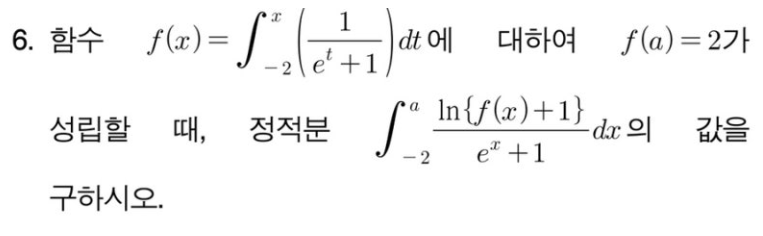
#> input picture app/samples/formula_sample.png, 763 x 236 px
$ python -i mixed_content.py   (imports and definitions only)
#> lines starting #> are read from the running program, lines starting #| are printed output that depends on the picture; after the words box and inside, x2 and y2 are one past the last pixel; in counts of white or black regions, pixels touching at a corner belong together
import json
import os
import re
from pathlib import Path
from typing import Any

import pytesseract
from PIL import Image, ImageEnhance, ImageFilter, ImageOps

from .db import utc_now


def extract_page_text_ocr(image_path: str) -> str:
    """Extract ordinary text from a scanned page image.

    This is used for paragraph/context text. Formula recognition is handled by
    formula_layout/formula_structure separately.
    """
#> called with image_path = '../../samples/formula_sample.png'
    lang = os.environ.get("PAGE_TEXT_OCR_LANG", "eng+kor")
    img = Image.open(image_path)
#> img is the input picture: PIL image 763x236 RGBA; mean R, G, B, A 245.5, 245.5, 245.5, 255
    variants = _prepare_text_ocr_variants(img)
    configs = [
        "--oem 3 --psm 6 -c preserve_interword_spaces=1",
        "--oem 3 --psm 4 -c preserve_interword_spaces=1",
        "--oem 3 --psm 3 -c preserve_interword_spaces=1",
    ]
    best = ""
    best_score = -1.0
    for variant in variants:
        for config in configs:
            try:
                text = pytesseract.image_to_string(variant, lang=lang, config=config)
            except Exception:
                continue
            text = clean_page_text(text)
            score = _score_text_ocr(text)
            if score > best_score:
                best = text
                best_score = score
    return best


# [122 lines left out: functions clean_page_text, split_text_to_blocks, insert_content_block, reset_page_content_blocks, build_mixed_content_blocks, not called in this run]


def _prepare_text_ocr_variants(img: Image.Image) -> list[Image.Image]:
    gray = ImageOps.grayscale(ImageOps.exif_transpose(img))
    variants: list[Image.Image] = []
    for scale in [2, 3]:
        enlarged = gray.resize((gray.width * scale, gray.height * scale), Image.Resampling.LANCZOS)
        enhanced = ImageEnhance.Contrast(enlarged).enhance(1.6)
        enhanced = ImageEnhance.Sharpness(enhanced).enhance(1.4)
        variants.append(enhanced)
        threshold = _auto_threshold(enhanced)
        binary = enhanced.point(lambda p, t=threshold: 255 if p > t else 0)
        variants.append(binary.filter(ImageFilter.MedianFilter(size=3)))
#> this loop made 2 passes
#> (total in _auto_threshold, weighted_sum in _auto_threshold, mean in _auto_threshold, threshold) on passes 1 to 2: (720272, 174421965, 242.2, 217), (1620612, 392399678, 242.1, 217)
#> pass 1, in _prepare_text_ocr_variants, `enlarged = gray.resize((gray.width * scale, gray.height * scale), Imag..`:
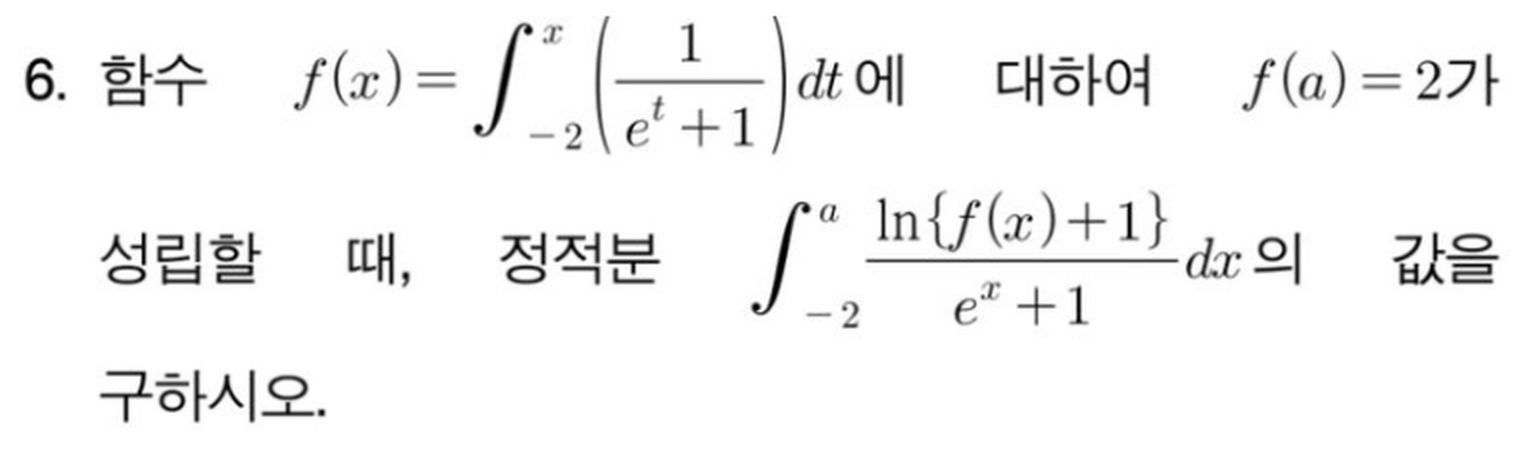
#> enlarged: PIL image 1526x472 L; min 0, max 255, mean 245.5
#> pass 1, in _prepare_text_ocr_variants, `enhanced = ImageEnhance.Contrast(enlarged).enhance(1.6)`:
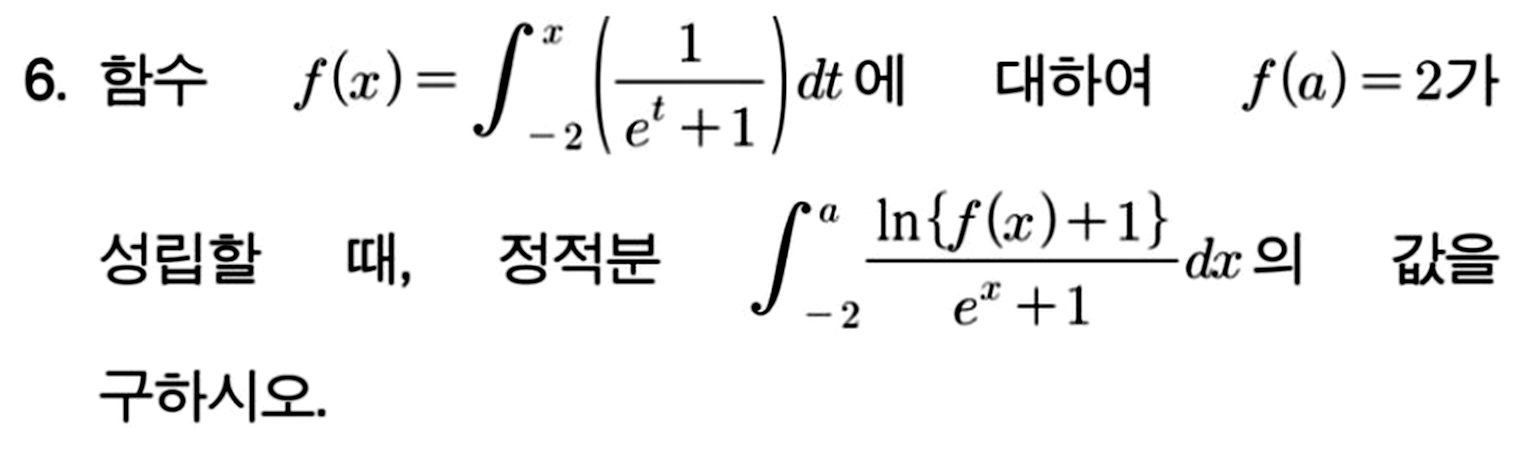
#> enhanced: PIL image 1526x472 L; min 0, max 255, mean 242.1
#> pass 1, in _prepare_text_ocr_variants, `binary = enhanced.point(lambda p, t=threshold: 255 if p > t else 0)`:
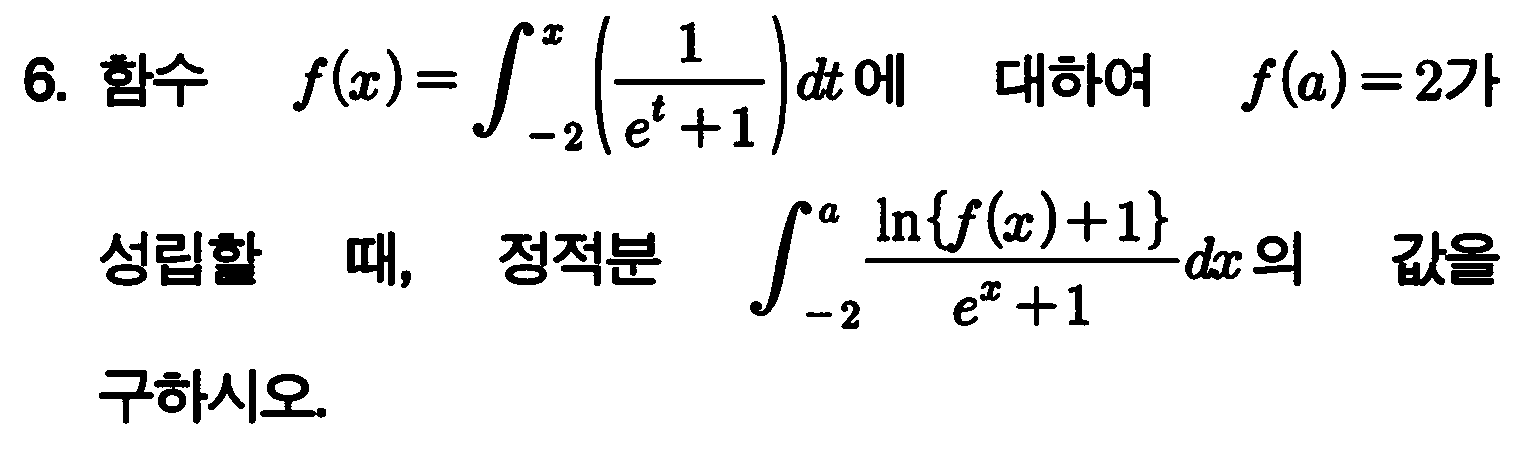
#> binary: PIL image 1526x472 L; 92.9% white; 87 black regions, largest, box (x1, y1, x2, y2) and area: (1392, 231, 1500, 286) 2378, (100, 53, 154, 107) 1607, (865, 258, 1180, 263) 1570
#> after the loop:
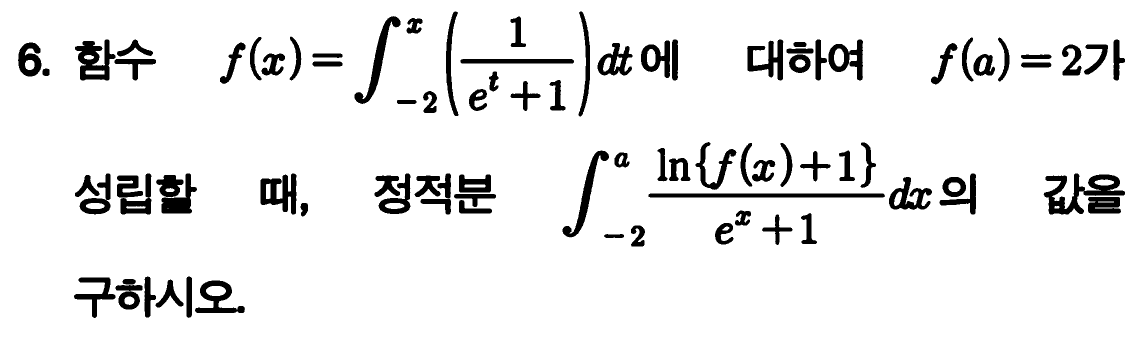
#> binary: PIL image 2289x708 L (shown at 1/2 size); 92.9% white; 87 black regions, largest, box (x1, y1, x2, y2) and area: (2087, 347, 2250, 429) 5287, (1297, 387, 1770, 395) 3766, (150, 79, 231, 161) 3611
#> after the loop:
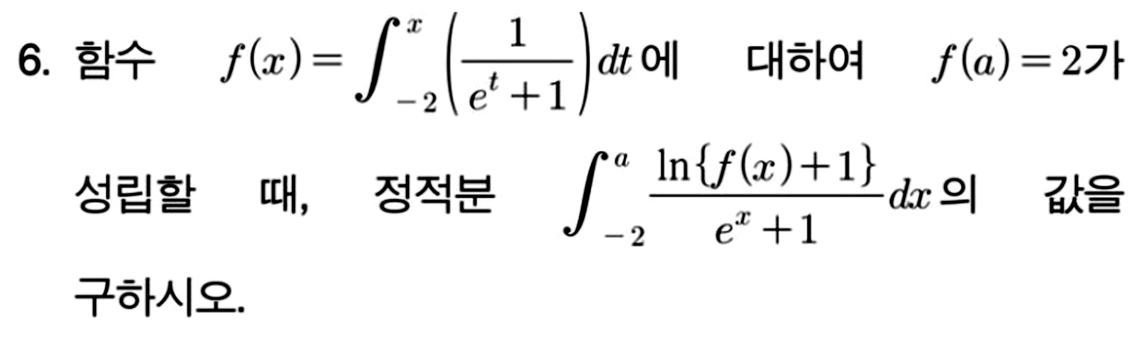
#> enhanced: PIL image 2289x708 L (shown at 1/2 size); min 0, max 255, mean 242.1
#> after the loop, variants = 4 items
    return variants


def _auto_threshold(img: Image.Image) -> int:
    hist = img.histogram()
    total = sum(hist)
    if total == 0:
        return 180
    weighted_sum = sum(i * count for i, count in enumerate(hist))
    mean = weighted_sum / total
    return max(130, min(220, int(mean * 0.90)))


# [8 lines left out: function _score_text_ocr, not called in this run]

>>> result = extract_page_text_ocr('../../samples/formula_sample.png')
#> the loop in extract_page_text_ocr, `for variant in variants:` made 1 pass
#> after the loop in extract_page_text_ocr, `for variant in variants:`: best = ''; best_score = -1
#> (the run stopped early here; a loop or call above may not have finished)
